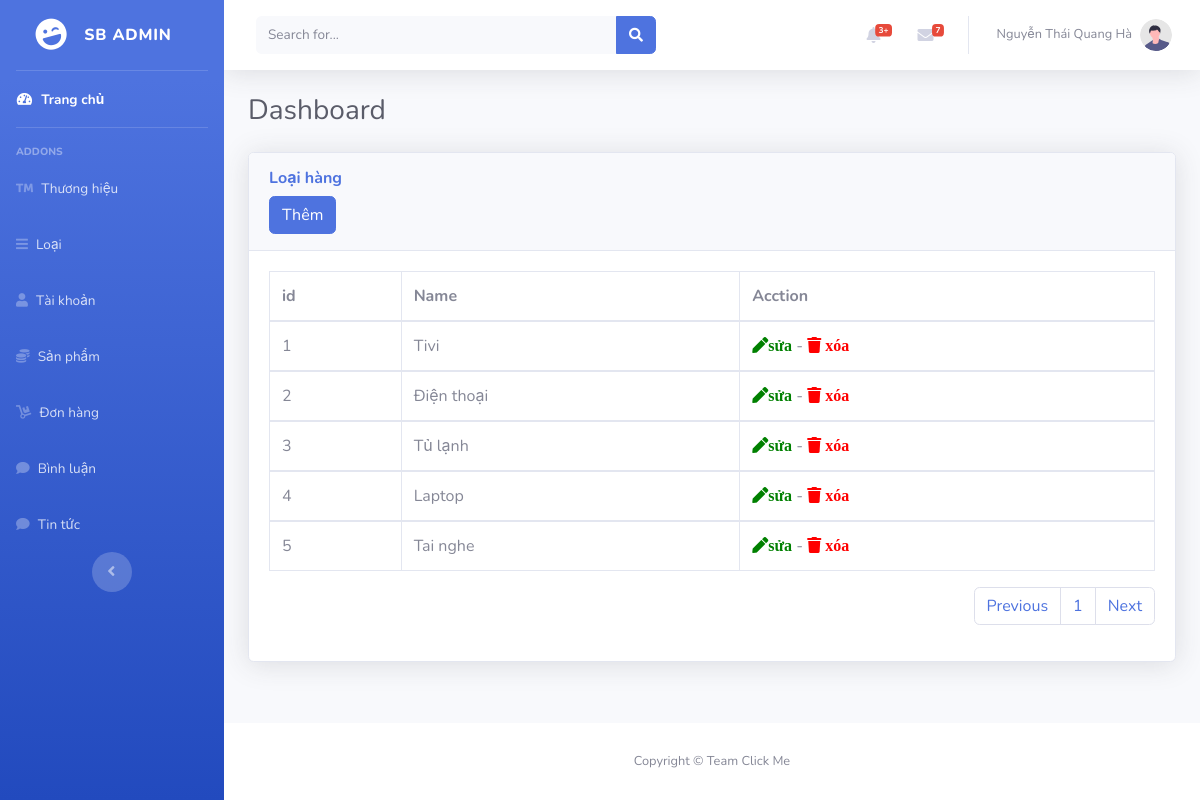
/index.php?act=loai (signed in), run on the app's committed database.
### tables this page shows
CREATE TABLE `category` (
  `id_category` int(11) NOT NULL COMMENT 'MÃ LOẠI HÀNG',
  `name_category` varchar(255) NOT NULL COMMENT 'tên Hàng hóa'
);

### dao/loai.php (called while the page is built, shortened)
<?php
function load_all_category() {
    $row = 5;
    if (isset($_GET['pagel'])) {
        $page = $_GET['pagel'];
    }else{
        $page = 1 ;
    }
    $from = ($page - 1) * $row;
    $sql = "SELECT * from category order by id_category  limit $from,$row";
    $list_category =pdo_query($sql);
    return $list_category ;
}
?>

### dao/pdo.php (called while the page is built, shortened)
<?php
function pdo_get_connection(){
    $dburl = "mysql:host=localhost;dbname=do_an_tot_nghiep;charset=utf8";
    $username = 'root';
    $password = '';
    $conn = new PDO($dburl, $username, $password);
    $conn->setAttribute(PDO::ATTR_ERRMODE, PDO::ERRMODE_EXCEPTION);
    return $conn;
    }
function pdo_query($sql){
        $sql_args = array_slice(func_get_args(), 1);
        try{
        $conn = pdo_get_connection();
        $stmt = $conn->prepare($sql);
        $stmt->execute($sql_args);
        $rows = $stmt->fetchAll();
        return $rows;
        }
        catch(PDOException $e){
        throw $e;
        }
        finally{
        unset($conn);
        }
        }
?>

### admin/loai/list-loai.php (the view, shortened to what this page needs)
<?php
$category = mysqli_query($connect,"SELECT * from category");
$total = mysqli_num_rows($category);
$row = 5;
$pages = ceil($total/$row);
?>
<div class="card shadow mb-4">
    <div class="card-header py-3 d-flex flex-column">
        <h6 class="m-0 font-weight-bold text-primary">Loại hàng</h6>
        <div>
            <a href="index.php?act=add-loai"><button class="btn btn-primary mt-2">Thêm</button></a>
        </div>
    </div>
    <div class="card-body">
        <div class="table-responsive">
            <table class="table table-bordered" id="" width="100%" cellspacing="0">
                <thead>
                    <tr>
                        <th>id</th>
                        <th>Name</th>
                        <th>Acction</th>
                    </tr>
                </thead>
                <?php foreach ($listloai as $cate) {
               extract($cate);
               $xoal="index.php?act=xoal&id=".$id_category;
               $sual="index.php?act=sual&id=".$id_category;
               echo '
               <tbody>
                    <tr>
                        <td>'.$id_category.'</td>
                        <td>'.$name_category.'</td>
                        <td>
                            <a style="color:green ;" href="'.$sual.'"> <i class="fa fa-pen">sửa</i></a>
                            -
                            <a style="color:red ;" href="'.$xoal.'"> <i class="fa fa-trash"> xóa</i></a>
                        </td>
                    </tr>
                </tbody>
               ';
    }
    ?>
            </table>
        </div>
        <nav aria-label="Page navigation example " class="float-right">
            <ul class="pagination">
                <li class="page-item"><a class="page-link" href="#">Previous</a></li>
                <?php for($i=1;$i<=$pages;$i++){?>
                <li class="page-item"><a class="page-link" href="index.php?pagel=<?php echo $i?>"><?php echo $i ?></a></li>
                <?php } ?>
                <li class="page-item"><a class="page-link" href="#">Next</a></li>
            </ul>
        </nav>
    </div>
</div>

### data on the page
category: id_category "1", name_category "Tivi"
category: id_category "2", name_category "Điện thoại"
category: id_category "3", name_category "Tủ lạnh"
category: id_category "4", name_category "Laptop"
category: id_category "5", name_category "Tai nghe"

### other printed values
$_SESSION["user"]["fullname"] "Nguyễn Thái Quang Hà"
